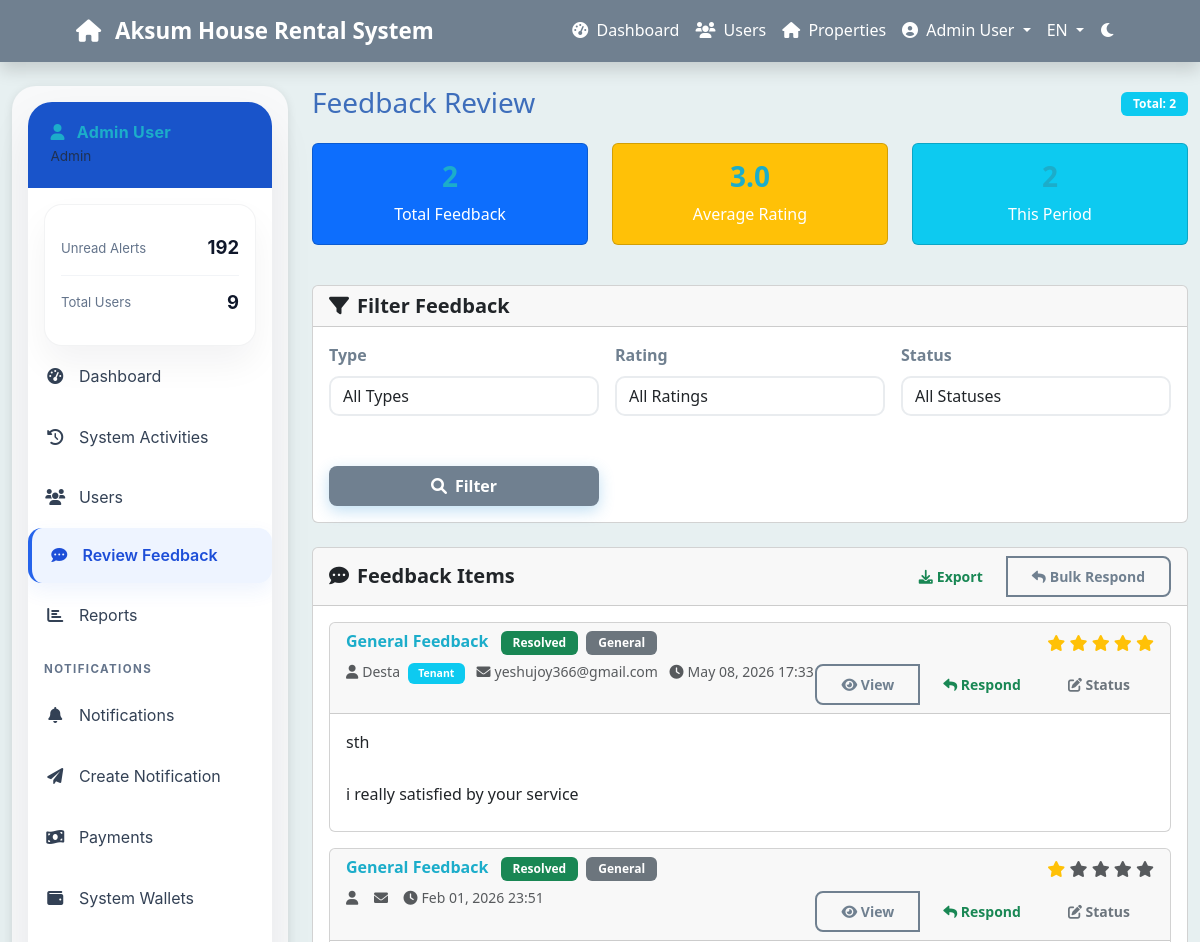
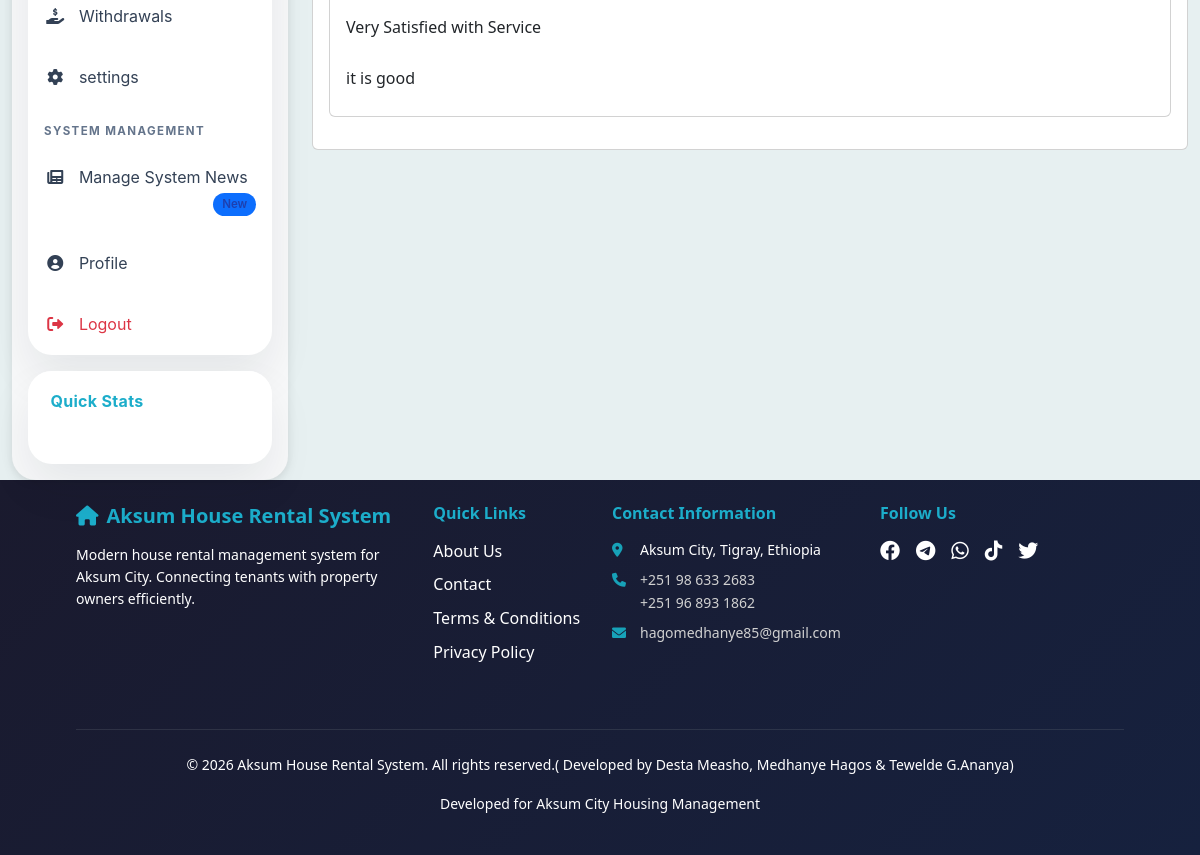
/admin/feedback.php (signed in), run on the app's committed database (2 pictures, top to bottom).
### tables this page shows
CREATE TABLE `feedback` (
  `feedback_id` int(11) NOT NULL,
  `user_id` int(11) NOT NULL,
  `property_id` int(11) DEFAULT NULL,
  `rating` int(11) DEFAULT NULL CHECK (`rating` between 1 and 5),
  `comment` text NOT NULL,
  `type` enum('complaint','suggestion','review','general') DEFAULT 'general',
  `status` enum('pending','reviewed','resolved') DEFAULT 'pending',
  `reviewed_by` int(11) DEFAULT NULL,
  `reviewed_at` timestamp NULL DEFAULT NULL,
  `created_at` timestamp NOT NULL DEFAULT current_timestamp()
);

CREATE TABLE `users` (
  `user_id` int(11) NOT NULL,
  `full_name` varchar(100) NOT NULL,
  `email` varchar(100) NOT NULL,
  `phone` varchar(20) DEFAULT NULL,
  `password_hash` varchar(255) NOT NULL,
  `role` enum('tenant','owner','employee','admin') NOT NULL,
  `id_number` varchar(50) DEFAULT NULL,
  `address` text DEFAULT NULL,
  `id_image` varchar(255) DEFAULT NULL,
  `profile_image` varchar(255) DEFAULT NULL,
  `profile_picture` varchar(255) DEFAULT NULL,
  `is_verified` tinyint(1) DEFAULT 0,
  `verification_token` varchar(255) DEFAULT NULL,
  `token_expires_at` datetime DEFAULT NULL,
  `is_active` tinyint(1) DEFAULT 1,
  `status` enum('active','inactive','suspended','pending') DEFAULT 'pending',
  `created_at` timestamp NOT NULL DEFAULT current_timestamp(),
  `updated_at` timestamp NOT NULL DEFAULT current_timestamp() ON UPDATE current_timestamp(),
  `login_attempts` int(11) DEFAULT 0 COMMENT 'Number of failed login attempts',
  `last_attempt_time` timestamp NULL DEFAULT NULL COMMENT 'Time of last failed login attempt',
  `lockout_until` timestamp NULL DEFAULT NULL COMMENT 'Time until account is locked out',
  `force_password_change` tinyint(1) DEFAULT 0
);

### includes/database.php (called while the page is built, shortened)
<?php
class Database {
    private $host = DB_HOST;
    private $user = DB_USER;
    private $pass = DB_PASS;
    private $dbname = DB_NAME;
    private $conn;
    private function connect() {
        $dsn = "mysql:host=" . $this->host . ";port=3306;dbname=" . $this->dbname . ";charset=utf8mb4";
        $options = array(
            PDO::ATTR_ERRMODE => PDO::ERRMODE_EXCEPTION,
            PDO::ATTR_DEFAULT_FETCH_MODE => PDO::FETCH_ASSOC,
            PDO::ATTR_EMULATE_PREPARES => false
        );
        try {
            $this->conn = new PDO($dsn, $this->user, $this->pass, $options);
        } catch (PDOException $e) {
            $this->error = "Connection failed: " . $e->getMessage();
            error_log($this->error);
            die("A database connection error occurred. Please try again later.");
        }
    }
    public function prepare($sql) {
        try {
            $stmt = $this->conn->prepare($sql);
            return $stmt;
        } catch (PDOException $e) {
            $this->error = "Prepare failed: " . $e->getMessage();
            error_log($this->error . " | SQL: " . $sql);
            return false;
        }
    }
    public function execute($stmt, $params = []) {
        try {
            $stmt->execute($params);
            return $stmt;
        } catch (PDOException $e) {
            $this->error = "Query failed: " . $e->getMessage();
            throw new Exception($this->error);
        }
    }
    public function getSingle($stmt, $params = []) {
        $result = $this->execute($stmt, $params);
        return $stmt->fetch();
    }
    public function getMultiple($stmt, $params = []) {
        $result = $this->execute($stmt, $params);
        return $stmt->fetchAll();
    }
}
?>

### includes/functions.php (called while the page is built, shortened)
<?php
function formatDate($date, $format = 'M d, Y') {
    return date($format, strtotime($date));
}
?>

### admin/feedback.php (the view, shortened to what this page needs)
<?php
require_once '../includes/config.php';
$page = isset($_GET['page']) ? (int)$_GET['page'] : 1;
$limit = 15;
$offset = ($page - 1) * $limit;
$where_conditions = [];
$params = [];
$where_clause = !empty($where_conditions) ? "WHERE " . implode(" AND ", $where_conditions) : "";
$count_sql = "SELECT COUNT(*) as total
              FROM feedback f
              LEFT JOIN users u ON f.user_id = u.user_id
              LEFT JOIN properties p ON f.property_id = p.property_id
              $where_clause";
$stmt = $db->prepare($count_sql);
$total_result = $db->getSingle($stmt, $params);
$total_feedback = $total_result ? (int)$total_result['total'] : 0;
$sql = "SELECT f.*, u.full_name, u.email, u.role as user_role,
               p.title as property_title, p.property_id,
               e.full_name AS reviewed_by_name
        FROM feedback f
        LEFT JOIN users u ON f.user_id = u.user_id
        LEFT JOIN properties p ON f.property_id = p.property_id
        LEFT JOIN users e ON f.reviewed_by = e.user_id
        $where_clause
        ORDER BY f.created_at DESC
        LIMIT $limit OFFSET $offset";
$stmt = $db->prepare($sql);
$feedback_list = $db->getMultiple($stmt, $params);
$stats_sql = "SELECT
                 COUNT(*) as total,
                 AVG(rating) as avg_rating
              FROM feedback";
$stmt = $db->prepare($stats_sql);
$stats = $db->getSingle($stmt) ?: ['total' => 0, 'avg_rating' => 0];
include '../includes/header.php';
?>
<div class="container-fluid mt-4">
    <div class="row">
        <div class="col-lg-3">
            <?php include '../includes/sidebar.php'; ?>
        </div>
        <div class="col-lg-9">
            <div class="d-flex justify-content-between align-items-center mb-4">
                <h1 class="h3 mb-0">Feedback Review</h1>
                <div>
                    <span class="badge bg-info">Total: <?php echo $total_feedback; ?></span>
                </div>
            </div>
            <div class="row mb-4">
                <div class="col-md-4 mb-3">
                    <div class="card bg-primary text-white">
                        <div class="card-body text-center">
                            <h3><?php echo $stats['total']; ?></h3>
                            <p class="mb-0">Total Feedback</p>
                        </div>
                    </div>
                </div>
                <div class="col-md-4 mb-3">
                    <div class="card bg-warning text-white">
                        <div class="card-body text-center">
                            <h3><?php echo number_format($stats['avg_rating'], 1); ?></h3>
                            <p class="mb-0">Average Rating</p>
                        </div>
                    </div>
                </div>
                <div class="col-md-4 mb-3">
                    <div class="card bg-info text-white">
                        <div class="card-body text-center">
                            <h3><?php echo $total_feedback; ?></h3>
                            <p class="mb-0">This Period</p>
                        </div>
                    </div>
                </div>
            </div>
            <div class="card mb-4">
                <div class="card-header">
                    <h5 class="card-title mb-0">
                        <i class="fas fa-filter me-2"></i>Filter Feedback
                    </h5>
                </div>
                <div class="card-body">
                    <form method="GET" class="row g-3">
                        <div class="col-md-4">
                            <label for="type" class="form-label">Type</label>
                            <select class="form-select" id="type" name="type">
                                <option value="">All Types</option>
                            </select>
                        </div>
                        <div class="col-md-4">
                            <label for="rating" class="form-label">Rating</label>
                            <select class="form-select" id="rating" name="rating">
                                <option value="">All Ratings</option>
                            </select>
                        </div>
                        <div class="col-md-4">
                            <label for="status" class="form-label">Status</label>
                            <select class="form-select" id="status" name="status">
                                <option value="">All Statuses</option>
                            </select>
                        </div>
                        <div class="col-md-4">
                            <label class="form-label">&nbsp;</label>
                            <div class="d-grid">
                                <button type="submit" class="btn btn-primary">
                                    <i class="fas fa-search me-2"></i>Filter
                                </button>
                            </div>
                        </div>
                    </form>
                </div>
            </div>
            <div class="card">
                <div class="card-header d-flex justify-content-between align-items-center">
                    <h5 class="card-title mb-0">
                        <i class="fas fa-comment-dots me-2"></i>Feedback Items
                    </h5>
                    <div class="btn-group btn-group-sm">
                        <button type="button" class="btn btn-outline-success" onclick="exportFeedback()">
                            <i class="fas fa-download me-1"></i>Export
                        </button>
                        <button type="button" class="btn btn-outline-primary" onclick="bulkRespond()">
                            <i class="fas fa-reply me-1"></i>Bulk Respond
                        </button>
                    </div>
                </div>
                <div class="card-body">
                    <?php if (empty($feedback_list)): ?>
                        <div class="text-center py-5">
                            <i class="fas fa-comment-dots fa-4x text-muted mb-3"></i>
                            <h5 class="text-muted">No feedback found</h5>
                            <p class="text-muted">Try adjusting your filters or check back later for new feedback.</p>
                        </div>
                    <?php else: ?>
                        <div class="feedback-list">
                            <?php foreach ($feedback_list as $feedback): ?>
                                <div class="card mb-3 feedback-item" data-feedback-id="<?php echo $feedback['feedback_id']; ?>">
                                    <div class="card-header d-flex justify-content-between align-items-start">
                                        <div>
                                            <h6 class="mb-1">
                                                <?php echo htmlspecialchars($feedback['property_title'] ?: 'General Feedback'); ?>
                                                <span class="badge bg-<?php echo getStatusColor($feedback['status']); ?> ms-2">
                                                    <?php echo ucfirst($feedback['status']); ?>
                                                </span>
                                                <span class="badge bg-secondary ms-1">
                                                    <?php echo ucfirst($feedback['type']); ?>
                                                </span>
                                            </h6>
                                            <small class="text-muted">
                                                <i class="fas fa-user me-1"></i><?php echo htmlspecialchars($feedback['full_name']); ?>
                                                <span class="badge bg-info ms-1"><?php echo ucfirst($feedback['user_role']); ?></span>
                                                <i class="fas fa-envelope ms-2 me-1"></i><?php echo htmlspecialchars($feedback['email']); ?>
                                                <i class="fas fa-clock ms-2 me-1"></i><?php echo formatDate($feedback['created_at'], 'M d, Y H:i'); ?>
                                            </small>
                                        </div>
                                        <div class="text-end">
                                            <div class="mb-2">
                                                <?php for ($i = 1; $i <= 5; $i++): ?>
                                                    <i class="fas fa-star <?php echo $i <= $feedback['rating'] ? 'text-warning' : 'text-muted'; ?>"></i>
                                                <?php endfor; ?>
                                            </div>
                                            <div class="btn-group btn-group-sm">
                                                <button type="button" class="btn btn-outline-primary" onclick="viewFeedback(<?php echo $feedback['feedback_id']; ?>)">
                                                    <i class="fas fa-eye"></i> View
                                                </button>
                                                <button type="button" class="btn btn-outline-success" onclick="respondToFeedback(<?php echo $feedback['feedback_id']; ?>)">
                                                    <i class="fas fa-reply"></i> Respond
                                                </button>
                                                <button type="button" class="btn btn-outline-secondary" onclick="updateStatus(<?php echo $feedback['feedback_id']; ?>)">
                                                    <i class="fas fa-edit"></i> Status
                                                </button>
                                            </div>
                                        </div>
                                    </div>
                                    <div class="card-body">
                                        <p class="mb-2"><?php echo nl2br(htmlspecialchars($feedback['comment'])); ?></p>
                                    </div>
                                </div>
                            <?php endforeach; ?>
                        </div>
                    <?php endif; ?>
                </div>
            </div>
        </div>
    </div>
</div>
<?php
function getStatusColor($status) {
    $colors = [
        'pending' => 'warning',
        'reviewed' => 'info',
        'resolved' => 'success'
    ];
    return $colors[$status] ?? 'secondary';
}
?>
<?php include '../includes/footer.php'; ?>

### assets/css/style.css (style rules this page uses)
:root { --primary-color: #708090; --secondary-color: #010302; --accent-color: #47ad6e; --success-color: #1cadca; --warning-color: #dd6b20; --light-bg: #e7f0f1; --dark-text: #3e6ebb; --border-radius: 8px; --box-shadow: 0 2px 10px rgba(0,0,0,0.1); }
body { font-family: 'Segoe UI', Tahoma, Geneva, Verdana, sans-serif; color: var(--dark-text); line-height: 1.6; background-color: var(--light-bg); }
h1, h2, h3, h4, h5, h6 { color: var(--success-color); font-weight: 600; }
.btn { border-radius: 25px; font-weight: 600; padding: 12px 30px; transition: all 0.3s ease; border: none; position: relative; overflow: hidden; }
.btn::before { content: ''; position: absolute; top: 0; left: -100%; width: 100%; height: 100%; background: linear-gradient(90deg, transparent, rgba(255,255,255,0.2), transparent); transition: left 0.5s ease; }
.btn-primary { background: linear-gradient(135deg, var(--secondary-color) 0%, #2980b9 100%); box-shadow: 0 5px 15px rgba(52, 152, 219, 0.3); }
.btn-outline-primary { background: transparent; border: 2px solid var(--secondary-color); color: var(--secondary-color); }
.form-control, .form-select { border-radius: 10px; border: 2px solid #e9ecef; transition: all 0.3s ease; background: white; }
.form-label { font-weight: 600; color: var(--primary-color); margin-bottom: 0.5rem; }
.btn { border-radius: var(--border-radius); font-weight: 600; padding: 0.5rem 1.5rem; transition: all 0.3s ease; }
.btn-primary { background: var(--primary-color); border-color: var(--primary-color); color: #fff; }
.btn-outline-primary { color: var(--primary-color); border-color: var(--primary-color); }
.badge { padding: 0.5em 1em; font-weight: 600; }

### includes/footer.php (style rules this page uses)
html, body { height: 100%; }
body { display: flex; flex-direction: column; }

### data on the page
feedback: property_title "General Feedback", status "Resolved", type "General", user.full_name "Desta", user.role "Tenant", user.email "yeshujoy366@gmail.com", created_at "May 08, 2026 17:33", rating 5 (drawn), comment "sth i really satisfied by your service"
feedback: property_title "General Feedback", status "Resolved", type "General", created_at "Feb 01, 2026 23:51", rating 1 (drawn), comment "Very Satisfied with Service it is good"

### other printed values
t('site_name') "Aksum House Rental System"
t('dashboard') "Dashboard"
t('users') "Users"
t('properties') "Properties"
$_SESSION['user_name'] "Admin User"
get_current_language() "EN"
$role_labels[$_SESSION['user_role'] ?? 'user'] "Admin"
$item['label'] "Unread Alerts"
$item['value'] "192"
$item['label'] "Total Users"
$item['value'] "9"
t('system_activities') "System Activities"
t('review_feedback') "Review Feedback"
t('reports') "Reports"
t('notifications_section') "NOTIFICATIONS"
